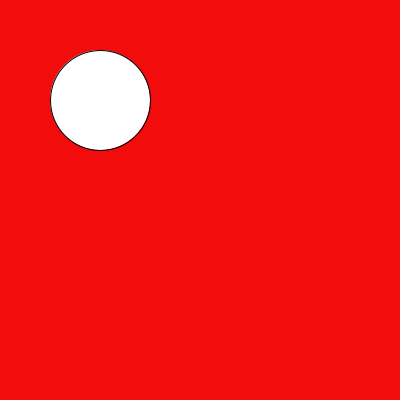
Frame 1 (no input)
Frame 60 (the mouse pressed at the canvas centre just before this capture): identical to frame 1, image omitted
Frame 120 (the mouse held since frame 60 and released just before this capture): identical to frame 1, image omitted

The Processing sketch that drew this single still picture (run headless with seeded random() and noise(); from frame 60 on, the mouse is pressed at the canvas centre):

// Processing sketch: slippery_dot
// ── slippery_dot.pde
 // 1. Create three integer variables to represent the x, y, and the size of the ellipse
       int x = 100;
       int y = 100;
       int size = 100 ;
    void setup() {
      // 2. Set the size of your sketch
    size(400, 400);
    }
    
    void draw() {
      // 3. Set the background color of your sketch
      background(#F20C0C);
      // 4. Draw an ellipse. Make sure it fits in the window.
      ellipse(x, y, size, size);
      // Use the variables created at the top of the sketch, 
      // for the location and size of your ellipse
    
    }
    
    void mousePressed() {
      //5. Create an integer variable called distance
      int distance = getDistance(mouseX, mouseY, x, y);
     
      //6. Set the value of the distance variable to the value returned by the getDistance method
      //   Pass the mouse's x and y (mouseX and mouseY) and the x and y of your ellipse to the method.
        
          
      //7.  Use an if statement to check if the distance variable is < the radius of the ellipse
      //    If it is, set a new x and y for the ellipse, using a random location on the window
      //    Hint: Use the Processing random() function
      if (distance < size/2){
      x = (int)random(100,400);
      y = (int)random(100, 400);
    }
      
    }
   
    int getDistance(int x1, int y1, int x2, int y2) {
      return (int)Math.sqrt(Math.pow((x1-x2),2) + Math.pow((y1-y2),2));
    }
